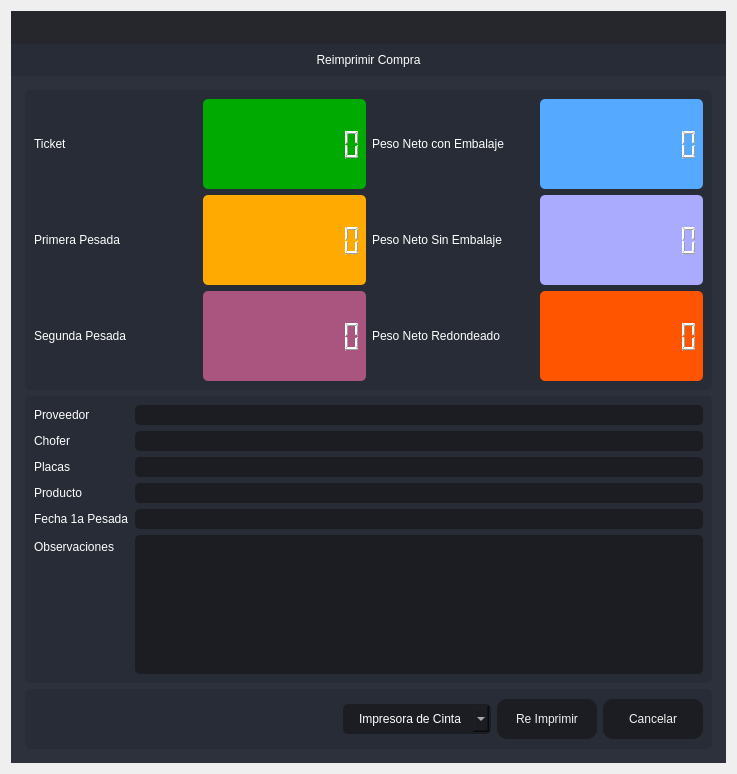
<?xml version="1.0" encoding="UTF-8"?>
<ui version="4.0">
 <class>Destare</class>
 <widget class="QDialog" name="Destare">
  <property name="windowModality">
   <enum>Qt::ApplicationModal</enum>
  </property>
  <property name="geometry">
   <rect>
    <x>0</x>
    <y>0</y>
    <width>737</width>
    <height>774</height>
   </rect>
  </property>
  <property name="minimumSize">
   <size>
    <width>737</width>
    <height>774</height>
   </size>
  </property>
  <property name="maximumSize">
   <size>
    <width>737</width>
    <height>774</height>
   </size>
  </property>
  <property name="windowTitle">
   <string> Reimpresión de Compra</string>
  </property>
  <property name="windowIcon">
   <iconset resource="files.qrc">
    <normaloff>:/16x16/icons/16x16/logo.png</normaloff>:/16x16/icons/16x16/logo.png</iconset>
  </property>
  <layout class="QVBoxLayout" name="verticalLayout_6">
   <item>
    <widget class="QFrame" name="frame_main">
     <property name="styleSheet">
      <string notr="true">/* LINE EDIT */
QLineEdit {
	background-color: rgb(27, 29, 35);
	border-radius: 5px;
	border: 2px solid rgb(27, 29, 35);
	padding-left: 10px;
}
QLineEdit:hover {
	border: 2px solid rgb(64, 71, 88);
}
QLineEdit:focus {
	border: 2px solid rgb(91, 101, 124);
}

/* SCROLL BARS */
QScrollBar:horizontal {
    border: none;
    background: rgb(52, 59, 72);
    height: 14px;
    margin: 0px 21px 0 21px;
	border-radius: 0px;
}
QScrollBar::handle:horizontal {
    background: rgb(85, 170, 255);
    min-width: 25px;
	border-radius: 7px
}
QScrollBar::add-line:horizontal {
    border: none;
    background: rgb(55, 63, 77);
    width: 20px;
	border-top-right-radius: 7px;
    border-bottom-right-radius: 7px;
    subcontrol-position: right;
    subcontrol-origin: margin;
}
QScrollBar::sub-line:horizontal {
    border: none;
    background: rgb(55, 63, 77);
    width: 20px;
	border-top-left-radius: 7px;
    border-bottom-left-radius: 7px;
    subcontrol-position: left;
    subcontrol-origin: margin;
}
QScrollBar::up-arrow:horizontal, QScrollBar::down-arrow:horizontal
{
     background: none;
}
QScrollBar::add-page:horizontal, QScrollBar::sub-page:horizontal
{
     background: none;
}
 QScrollBar:vertical {
	border: none;
    background: rgb(52, 59, 72);
    width: 14px;
    margin: 21px 0 21px 0;
	border-radius: 0px;
 }
 QScrollBar::handle:vertical {	
	background: rgb(85, 170, 255);
    min-height: 25px;
	border-radius: 7px
 }
 QScrollBar::add-line:vertical {
     border: none;
    background: rgb(55, 63, 77);
     height: 20px;
	border-bottom-left-radius: 7px;
    border-bottom-right-radius: 7px;
     subcontrol-position: bottom;
     subcontrol-origin: margin;
 }
 QScrollBar::sub-line:vertical {
	border: none;
    background: rgb(55, 63, 77);
     height: 20px;
	border-top-left-radius: 7px;
    border-top-right-radius: 7px;
     subcontrol-position: top;
     subcontrol-origin: margin;
 }
 QScrollBar::up-arrow:vertical, QScrollBar::down-arrow:vertical {
     background: none;
 }

 QScrollBar::add-page:vertical, QScrollBar::sub-page:vertical {
     background: none;
 }

/* CHECKBOX */
QCheckBox::indicator {
    border: 3px solid rgb(52, 59, 72);
	width: 15px;
	height: 15px;
	border-radius: 10px;
    background: rgb(44, 49, 60);
}
QCheckBox::indicator:hover {
    border: 3px solid rgb(58, 66, 81);
}
QCheckBox::indicator:checked {
    background: 3px solid rgb(52, 59, 72);
	border: 3px solid rgb(52, 59, 72);	
	background-image: url(:/16x16/icons/16x16/cil-check-alt.png);
}

/* RADIO BUTTON */
QRadioButton::indicator {
    border: 3px solid rgb(52, 59, 72);
	width: 15px;
	height: 15px;
	border-radius: 10px;
    background: rgb(44, 49, 60);
}
QRadioButton::indicator:hover {
    border: 3px solid rgb(58, 66, 81);
}
QRadioButton::indicator:checked {
    background: 3px solid rgb(94, 106, 130);
	border: 3px solid rgb(52, 59, 72);	
}

/* COMBOBOX */
QComboBox{
	background-color: rgb(27, 29, 35);
	border-radius: 5px;
	border: 2px solid rgb(27, 29, 35);
	padding: 5px;
	padding-left: 10px;
}
QComboBox:hover{
	border: 2px solid rgb(64, 71, 88);
}
QComboBox::drop-down {
	subcontrol-origin: padding;
	subcontrol-position: top right;
	width: 25px; 
	border-left-width: 3px;
	border-left-color: rgba(39, 44, 54, 150);
	border-left-style: solid;
	border-top-right-radius: 3px;
	border-bottom-right-radius: 3px;	
	background-image: url(:/16x16/icons/16x16/cil-arrow-bottom.png);
	background-position: center;
	background-repeat: no-reperat;
 }
QComboBox QAbstractItemView {
	color: rgb(85, 170, 255);	
	background-color: rgb(27, 29, 35);
	padding: 10px;
	selection-background-color: rgb(39, 44, 54);
}

/* SLIDERS */
QSlider::groove:horizontal {
    border-radius: 9px;
    height: 18px;
	margin: 0px;
	background-color: rgb(52, 59, 72);
}
QSlider::groove:horizontal:hover {
	background-color: rgb(55, 62, 76);
}
QSlider::handle:horizontal {
    background-color: rgb(85, 170, 255);
    border: none;
    height: 18px;
    width: 18px;
    margin: 0px;
	border-radius: 9px;
}
QSlider::handle:horizontal:hover {
    background-color: rgb(105, 180, 255);
}
QSlider::handle:horizontal:pressed {
    background-color: rgb(65, 130, 195);
}

QSlider::groove:vertical {
    border-radius: 9px;
    width: 18px;
    margin: 0px;
	background-color: rgb(52, 59, 72);
}
QSlider::groove:vertical:hover {
	background-color: rgb(55, 62, 76);
}
QSlider::handle:vertical {
    background-color: rgb(85, 170, 255);
	border: none;
    height: 18px;
    width: 18px;
    margin: 0px;
	border-radius: 9px;
}
QSlider::handle:vertical:hover {
    background-color: rgb(105, 180, 255);
}
QSlider::handle:vertical:pressed {
    background-color: rgb(65, 130, 195);
}

</string>
     </property>
     <property name="frameShape">
      <enum>QFrame::NoFrame</enum>
     </property>
     <property name="frameShadow">
      <enum>QFrame::Raised</enum>
     </property>
     <layout class="QVBoxLayout" name="verticalLayout">
      <property name="spacing">
       <number>0</number>
      </property>
      <property name="leftMargin">
       <number>0</number>
      </property>
      <property name="topMargin">
       <number>0</number>
      </property>
      <property name="rightMargin">
       <number>0</number>
      </property>
      <property name="bottomMargin">
       <number>0</number>
      </property>
      <item>
       <widget class="QFrame" name="frame_top">
        <property name="minimumSize">
         <size>
          <width>0</width>
          <height>65</height>
         </size>
        </property>
        <property name="maximumSize">
         <size>
          <width>16777215</width>
          <height>65</height>
         </size>
        </property>
        <property name="styleSheet">
         <string notr="true">background-color: transparent;</string>
        </property>
        <property name="frameShape">
         <enum>QFrame::NoFrame</enum>
        </property>
        <property name="frameShadow">
         <enum>QFrame::Raised</enum>
        </property>
        <layout class="QHBoxLayout" name="horizontalLayout_3">
         <property name="spacing">
          <number>0</number>
         </property>
         <property name="leftMargin">
          <number>0</number>
         </property>
         <property name="topMargin">
          <number>0</number>
         </property>
         <property name="rightMargin">
          <number>0</number>
         </property>
         <property name="bottomMargin">
          <number>0</number>
         </property>
         <item>
          <widget class="QFrame" name="frame_toggle">
           <property name="maximumSize">
            <size>
             <width>70</width>
             <height>16777215</height>
            </size>
           </property>
           <property name="styleSheet">
            <string notr="true">background-color: rgb(27, 29, 35);</string>
           </property>
           <property name="frameShape">
            <enum>QFrame::NoFrame</enum>
           </property>
           <property name="frameShadow">
            <enum>QFrame::Raised</enum>
           </property>
           <layout class="QVBoxLayout" name="verticalLayout_3">
            <property name="spacing">
             <number>0</number>
            </property>
            <property name="leftMargin">
             <number>0</number>
            </property>
            <property name="topMargin">
             <number>0</number>
            </property>
            <property name="rightMargin">
             <number>0</number>
            </property>
            <property name="bottomMargin">
             <number>0</number>
            </property>
           </layout>
          </widget>
         </item>
         <item>
          <widget class="QFrame" name="frame_top_right">
           <property name="styleSheet">
            <string notr="true">background: transparent;</string>
           </property>
           <property name="frameShape">
            <enum>QFrame::NoFrame</enum>
           </property>
           <property name="frameShadow">
            <enum>QFrame::Raised</enum>
           </property>
           <layout class="QVBoxLayout" name="verticalLayout_2">
            <property name="spacing">
             <number>0</number>
            </property>
            <property name="leftMargin">
             <number>0</number>
            </property>
            <property name="topMargin">
             <number>0</number>
            </property>
            <property name="rightMargin">
             <number>0</number>
            </property>
            <property name="bottomMargin">
             <number>0</number>
            </property>
            <item>
             <widget class="QFrame" name="frame_top_btns">
              <property name="maximumSize">
               <size>
                <width>16777215</width>
                <height>42</height>
               </size>
              </property>
              <property name="styleSheet">
               <string notr="true">background-color: rgba(27, 29, 35, 200)</string>
              </property>
              <property name="frameShape">
               <enum>QFrame::NoFrame</enum>
              </property>
              <property name="frameShadow">
               <enum>QFrame::Raised</enum>
              </property>
              <layout class="QHBoxLayout" name="horizontalLayout_4">
               <property name="spacing">
                <number>0</number>
               </property>
               <property name="leftMargin">
                <number>0</number>
               </property>
               <property name="topMargin">
                <number>0</number>
               </property>
               <property name="rightMargin">
                <number>0</number>
               </property>
               <property name="bottomMargin">
                <number>0</number>
               </property>
               <item>
                <widget class="QFrame" name="frame_label_top_btns">
                 <property name="sizePolicy">
                  <sizepolicy hsizetype="Expanding" vsizetype="Preferred">
                   <horstretch>0</horstretch>
                   <verstretch>0</verstretch>
                  </sizepolicy>
                 </property>
                 <property name="frameShape">
                  <enum>QFrame::NoFrame</enum>
                 </property>
                 <property name="frameShadow">
                  <enum>QFrame::Raised</enum>
                 </property>
                 <layout class="QHBoxLayout" name="horizontalLayout_10">
                  <property name="spacing">
                   <number>0</number>
                  </property>
                  <property name="leftMargin">
                   <number>5</number>
                  </property>
                  <property name="topMargin">
                   <number>0</number>
                  </property>
                  <property name="rightMargin">
                   <number>10</number>
                  </property>
                  <property name="bottomMargin">
                   <number>0</number>
                  </property>
                 </layout>
                </widget>
               </item>
               <item alignment="Qt::AlignRight">
                <widget class="QFrame" name="frame_btns_right">
                 <property name="sizePolicy">
                  <sizepolicy hsizetype="Expanding" vsizetype="Preferred">
                   <horstretch>0</horstretch>
                   <verstretch>0</verstretch>
                  </sizepolicy>
                 </property>
                 <property name="maximumSize">
                  <size>
                   <width>120</width>
                   <height>16777215</height>
                  </size>
                 </property>
                 <property name="frameShape">
                  <enum>QFrame::NoFrame</enum>
                 </property>
                 <property name="frameShadow">
                  <enum>QFrame::Raised</enum>
                 </property>
                 <layout class="QHBoxLayout" name="horizontalLayout_5">
                  <property name="spacing">
                   <number>0</number>
                  </property>
                  <property name="leftMargin">
                   <number>0</number>
                  </property>
                  <property name="topMargin">
                   <number>0</number>
                  </property>
                  <property name="rightMargin">
                   <number>0</number>
                  </property>
                  <property name="bottomMargin">
                   <number>0</number>
                  </property>
                 </layout>
                </widget>
               </item>
              </layout>
             </widget>
            </item>
            <item>
             <widget class="QFrame" name="frame_top_info">
              <property name="maximumSize">
               <size>
                <width>16777215</width>
                <height>65</height>
               </size>
              </property>
              <property name="styleSheet">
               <string notr="true">background-color: rgb(39, 44, 54);</string>
              </property>
              <property name="frameShape">
               <enum>QFrame::NoFrame</enum>
              </property>
              <property name="frameShadow">
               <enum>QFrame::Raised</enum>
              </property>
              <layout class="QHBoxLayout" name="horizontalLayout_8">
               <property name="spacing">
                <number>0</number>
               </property>
               <property name="leftMargin">
                <number>10</number>
               </property>
               <property name="topMargin">
                <number>0</number>
               </property>
               <property name="rightMargin">
                <number>10</number>
               </property>
               <property name="bottomMargin">
                <number>0</number>
               </property>
               <item>
                <widget class="QLabel" name="label">
                 <property name="styleSheet">
                  <string notr="true">font: 75 16pt &quot;MS Shell Dlg 2&quot;;
color: rgb(255, 255, 255);</string>
                 </property>
                 <property name="text">
                  <string>Reimprimir Compra</string>
                 </property>
                 <property name="alignment">
                  <set>Qt::AlignCenter</set>
                 </property>
                </widget>
               </item>
              </layout>
             </widget>
            </item>
           </layout>
          </widget>
         </item>
        </layout>
       </widget>
      </item>
      <item>
       <widget class="QFrame" name="frame_center">
        <property name="sizePolicy">
         <sizepolicy hsizetype="Expanding" vsizetype="Expanding">
          <horstretch>0</horstretch>
          <verstretch>0</verstretch>
         </sizepolicy>
        </property>
        <property name="styleSheet">
         <string notr="true">background-color: rgb(40, 44, 52);</string>
        </property>
        <property name="frameShape">
         <enum>QFrame::NoFrame</enum>
        </property>
        <property name="frameShadow">
         <enum>QFrame::Raised</enum>
        </property>
        <layout class="QHBoxLayout" name="horizontalLayout_2">
         <property name="spacing">
          <number>0</number>
         </property>
         <property name="leftMargin">
          <number>0</number>
         </property>
         <property name="topMargin">
          <number>0</number>
         </property>
         <property name="rightMargin">
          <number>0</number>
         </property>
         <property name="bottomMargin">
          <number>0</number>
         </property>
         <item>
          <widget class="QFrame" name="frame_content_right">
           <property name="styleSheet">
            <string notr="true">background-color: rgb(44, 49, 60);</string>
           </property>
           <property name="frameShape">
            <enum>QFrame::NoFrame</enum>
           </property>
           <property name="frameShadow">
            <enum>QFrame::Raised</enum>
           </property>
           <layout class="QVBoxLayout" name="verticalLayout_4">
            <property name="spacing">
             <number>0</number>
            </property>
            <property name="leftMargin">
             <number>0</number>
            </property>
            <property name="topMargin">
             <number>0</number>
            </property>
            <property name="rightMargin">
             <number>0</number>
            </property>
            <property name="bottomMargin">
             <number>0</number>
            </property>
            <item>
             <widget class="QFrame" name="frame_content">
              <property name="frameShape">
               <enum>QFrame::NoFrame</enum>
              </property>
              <property name="frameShadow">
               <enum>QFrame::Raised</enum>
              </property>
              <layout class="QVBoxLayout" name="verticalLayout_9">
               <property name="spacing">
                <number>0</number>
               </property>
               <property name="leftMargin">
                <number>5</number>
               </property>
               <property name="topMargin">
                <number>5</number>
               </property>
               <property name="rightMargin">
                <number>5</number>
               </property>
               <property name="bottomMargin">
                <number>5</number>
               </property>
               <item>
                <widget class="QStackedWidget" name="stackedWidget">
                 <property name="styleSheet">
                  <string notr="true">background: transparent;</string>
                 </property>
                 <property name="currentIndex">
                  <number>0</number>
                 </property>
                 <widget class="QWidget" name="page_home">
                  <layout class="QVBoxLayout" name="verticalLayout_10">
                   <item>
                    <widget class="QFrame" name="frame">
                     <property name="minimumSize">
                      <size>
                       <width>0</width>
                       <height>300</height>
                      </size>
                     </property>
                     <property name="maximumSize">
                      <size>
                       <width>16777215</width>
                       <height>300</height>
                      </size>
                     </property>
                     <property name="styleSheet">
                      <string notr="true">background-color: rgb(39, 44, 54);
border-radius: 5px;</string>
                     </property>
                     <property name="frameShape">
                      <enum>QFrame::StyledPanel</enum>
                     </property>
                     <property name="frameShadow">
                      <enum>QFrame::Raised</enum>
                     </property>
                     <layout class="QHBoxLayout" name="horizontalLayout_6">
                      <item>
                       <layout class="QGridLayout" name="gridLayout_2">
                        <item row="1" column="2">
                         <widget class="QLabel" name="label_5">
                          <property name="styleSheet">
                           <string notr="true">color: rgb(255, 255, 255);
font: 75 12pt &quot;MS Shell Dlg 2&quot;;</string>
                          </property>
                          <property name="text">
                           <string>Peso Neto Sin Embalaje</string>
                          </property>
                         </widget>
                        </item>
                        <item row="1" column="1">
                         <widget class="QLCDNumber" name="lcdNumber_3">
                          <property name="styleSheet">
                           <string notr="true">color: rgb(255, 255, 255);
background-color: rgb(255, 170, 0);</string>
                          </property>
                          <property name="digitCount">
                           <number>10</number>
                          </property>
                         </widget>
                        </item>
                        <item row="1" column="3">
                         <widget class="QLCDNumber" name="lcdNumber_4">
                          <property name="styleSheet">
                           <string notr="true">color: rgb(255, 255, 255);
background-color: rgb(170, 170, 255);</string>
                          </property>
                          <property name="digitCount">
                           <number>10</number>
                          </property>
                         </widget>
                        </item>
                        <item row="0" column="3">
                         <widget class="QLCDNumber" name="lcdNumber_1">
                          <property name="styleSheet">
                           <string notr="true">color: rgb(255, 255, 255);
background-color: rgb(85, 170, 255);</string>
                          </property>
                          <property name="digitCount">
                           <number>10</number>
                          </property>
                         </widget>
                        </item>
                        <item row="2" column="3">
                         <widget class="QLCDNumber" name="lcdNumber_6">
                          <property name="styleSheet">
                           <string notr="true">color: rgb(255, 255, 255);
background-color: rgb(255, 85, 0);</string>
                          </property>
                          <property name="digitCount">
                           <number>10</number>
                          </property>
                         </widget>
                        </item>
                        <item row="0" column="0">
                         <widget class="QLabel" name="label_2">
                          <property name="styleSheet">
                           <string notr="true">color: rgb(255, 255, 255);
font: 75 12pt &quot;MS Shell Dlg 2&quot;;</string>
                          </property>
                          <property name="text">
                           <string>Ticket</string>
                          </property>
                         </widget>
                        </item>
                        <item row="1" column="0">
                         <widget class="QLabel" name="label_4">
                          <property name="styleSheet">
                           <string notr="true">color: rgb(255, 255, 255);
font: 75 12pt &quot;MS Shell Dlg 2&quot;;</string>
                          </property>
                          <property name="text">
                           <string>Primera Pesada</string>
                          </property>
                         </widget>
                        </item>
                        <item row="0" column="1">
                         <widget class="QLCDNumber" name="lcdNumber_9">
                          <property name="styleSheet">
                           <string notr="true">color: rgb(255, 255, 255);
background-color: rgb(0, 170, 0);</string>
                          </property>
                          <property name="digitCount">
                           <number>10</number>
                          </property>
                         </widget>
                        </item>
                        <item row="2" column="0">
                         <widget class="QLabel" name="label_6">
                          <property name="styleSheet">
                           <string notr="true">color: rgb(255, 255, 255);
font: 75 12pt &quot;MS Shell Dlg 2&quot;;</string>
                          </property>
                          <property name="text">
                           <string>Segunda Pesada</string>
                          </property>
                         </widget>
                        </item>
                        <item row="0" column="2">
                         <widget class="QLabel" name="label_3">
                          <property name="styleSheet">
                           <string notr="true">color: rgb(255, 255, 255);
font: 75 12pt &quot;MS Shell Dlg 2&quot;;</string>
                          </property>
                          <property name="text">
                           <string>Peso Neto con Embalaje</string>
                          </property>
                         </widget>
                        </item>
                        <item row="2" column="2">
                         <widget class="QLabel" name="label_7">
                          <property name="styleSheet">
                           <string notr="true">color: rgb(255, 255, 255);
font: 75 12pt &quot;MS Shell Dlg 2&quot;;</string>
                          </property>
                          <property name="text">
                           <string>Peso Neto Redondeado</string>
                          </property>
                         </widget>
                        </item>
                        <item row="2" column="1">
                         <widget class="QLCDNumber" name="lcdNumber_7">
                          <property name="styleSheet">
                           <string notr="true">color: rgb(255, 255, 255);
background-color: rgb(170, 85, 127);</string>
                          </property>
                          <property name="digitCount">
                           <number>10</number>
                          </property>
                         </widget>
                        </item>
                       </layout>
                      </item>
                     </layout>
                    </widget>
                   </item>
                   <item>
                    <widget class="QFrame" name="frame_3">
                     <property name="minimumSize">
                      <size>
                       <width>0</width>
                       <height>160</height>
                      </size>
                     </property>
                     <property name="maximumSize">
                      <size>
                       <width>16777215</width>
                       <height>500</height>
                      </size>
                     </property>
                     <property name="styleSheet">
                      <string notr="true">background-color: rgb(39, 44, 54);
border-radius: 5px;</string>
                     </property>
                     <property name="frameShape">
                      <enum>QFrame::StyledPanel</enum>
                     </property>
                     <property name="frameShadow">
                      <enum>QFrame::Raised</enum>
                     </property>
                     <layout class="QVBoxLayout" name="verticalLayout_5">
                      <item>
                       <layout class="QFormLayout" name="formLayout">
                        <item row="0" column="0">
                         <widget class="QLabel" name="label_8">
                          <property name="styleSheet">
                           <string notr="true">color: rgb(255, 255, 255);
font: 75 12pt &quot;MS Shell Dlg 2&quot;;</string>
                          </property>
                          <property name="text">
                           <string>Proveedor</string>
                          </property>
                         </widget>
                        </item>
                        <item row="0" column="1">
                         <widget class="QLineEdit" name="Proveedor">
                          <property name="styleSheet">
                           <string notr="true">QLineEdit {
	background-color: rgb(27, 29, 35);
	border-radius: 5px;
	border: 2px solid rgb(27, 29, 35);
	padding-left: 10px;
	font: 75 12pt &quot;MS Shell Dlg 2&quot;;
	color: rgb(255, 255, 255);
}
QLineEdit:hover {
	border: 2px solid rgb(64, 71, 88);
}
QLineEdit:focus {
	border: 2px solid rgb(91, 101, 124);
}</string>
                          </property>
                          <property name="readOnly">
                           <bool>true</bool>
                          </property>
                         </widget>
                        </item>
                        <item row="1" column="0">
                         <widget class="QLabel" name="label_9">
                          <property name="styleSheet">
                           <string notr="true">color: rgb(255, 255, 255);
font: 75 12pt &quot;MS Shell Dlg 2&quot;;</string>
                          </property>
                          <property name="text">
                           <string>Chofer</string>
                          </property>
                         </widget>
                        </item>
                        <item row="1" column="1">
                         <widget class="QLineEdit" name="Operador">
                          <property name="styleSheet">
                           <string notr="true">QLineEdit {
	background-color: rgb(27, 29, 35);
	border-radius: 5px;
	border: 2px solid rgb(27, 29, 35);
	padding-left: 10px;
	font: 75 12pt &quot;MS Shell Dlg 2&quot;;
	color: rgb(255, 255, 255);
}
QLineEdit:hover {
	border: 2px solid rgb(64, 71, 88);
}
QLineEdit:focus {
	border: 2px solid rgb(91, 101, 124);
}</string>
                          </property>
                          <property name="readOnly">
                           <bool>true</bool>
                          </property>
                         </widget>
                        </item>
                        <item row="2" column="0">
                         <widget class="QLabel" name="label_10">
                          <property name="styleSheet">
                           <string notr="true">color: rgb(255, 255, 255);
font: 75 12pt &quot;MS Shell Dlg 2&quot;;</string>
                          </property>
                          <property name="text">
                           <string>Placas</string>
                          </property>
                         </widget>
                        </item>
                        <item row="2" column="1">
                         <widget class="QLineEdit" name="Placas">
                          <property name="styleSheet">
                           <string notr="true">QLineEdit {
	background-color: rgb(27, 29, 35);
	border-radius: 5px;
	border: 2px solid rgb(27, 29, 35);
	padding-left: 10px;
	font: 75 12pt &quot;MS Shell Dlg 2&quot;;
	color: rgb(255, 255, 255);
}
QLineEdit:hover {
	border: 2px solid rgb(64, 71, 88);
}
QLineEdit:focus {
	border: 2px solid rgb(91, 101, 124);
}</string>
                          </property>
                          <property name="readOnly">
                           <bool>true</bool>
                          </property>
                         </widget>
                        </item>
                        <item row="3" column="0">
                         <widget class="QLabel" name="label_11">
                          <property name="styleSheet">
                           <string notr="true">color: rgb(255, 255, 255);
font: 75 12pt &quot;MS Shell Dlg 2&quot;;</string>
                          </property>
                          <property name="text">
                           <string>Producto</string>
                          </property>
                         </widget>
                        </item>
                        <item row="3" column="1">
                         <widget class="QLineEdit" name="Producto">
                          <property name="styleSheet">
                           <string notr="true">QLineEdit {
	background-color: rgb(27, 29, 35);
	border-radius: 5px;
	border: 2px solid rgb(27, 29, 35);
	padding-left: 10px;
	font: 75 12pt &quot;MS Shell Dlg 2&quot;;
	color: rgb(255, 255, 255);
}
QLineEdit:hover {
	border: 2px solid rgb(64, 71, 88);
}
QLineEdit:focus {
	border: 2px solid rgb(91, 101, 124);
}</string>
                          </property>
                          <property name="readOnly">
                           <bool>true</bool>
                          </property>
                         </widget>
                        </item>
                        <item row="4" column="0">
                         <widget class="QLabel" name="label_12">
                          <property name="styleSheet">
                           <string notr="true">color: rgb(255, 255, 255);
font: 75 12pt &quot;MS Shell Dlg 2&quot;;</string>
                          </property>
                          <property name="text">
                           <string>Fecha 1a Pesada</string>
                          </property>
                         </widget>
                        </item>
                        <item row="4" column="1">
                         <widget class="QLineEdit" name="EFecha">
                          <property name="styleSheet">
                           <string notr="true">QLineEdit {
	background-color: rgb(27, 29, 35);
	border-radius: 5px;
	border: 2px solid rgb(27, 29, 35);
	padding-left: 10px;
	font: 75 12pt &quot;MS Shell Dlg 2&quot;;
	color: rgb(255, 255, 255);
}
QLineEdit:hover {
	border: 2px solid rgb(64, 71, 88);
}
QLineEdit:focus {
	border: 2px solid rgb(91, 101, 124);
}</string>
                          </property>
                          <property name="readOnly">
                           <bool>true</bool>
                          </property>
                         </widget>
                        </item>
                        <item row="5" column="0">
                         <widget class="QLabel" name="label_13">
                          <property name="styleSheet">
                           <string notr="true">color: rgb(255, 255, 255);
font: 75 12pt &quot;MS Shell Dlg 2&quot;;</string>
                          </property>
                          <property name="text">
                           <string>Observaciones</string>
                          </property>
                         </widget>
                        </item>
                        <item row="5" column="1">
                         <widget class="QPlainTextEdit" name="ObservacionesCompra">
                          <property name="styleSheet">
                           <string notr="true">QPlainTextEdit {
	background-color: rgb(27, 29, 35);
	border-radius: 5px;
	padding: 10px;
    color: rgb(255, 255, 255);
	font: 75 12pt &quot;MS Shell Dlg 2&quot;;
}
QPlainTextEdit:hover {
	border: 2px solid rgb(64, 71, 88);
}
QPlainTextEdit:focus {
	border: 2px solid rgb(91, 101, 124);
}</string>
                          </property>
                          <property name="readOnly">
                           <bool>true</bool>
                          </property>
                         </widget>
                        </item>
                       </layout>
                      </item>
                     </layout>
                    </widget>
                   </item>
                   <item>
                    <widget class="QFrame" name="frame_2">
                     <property name="minimumSize">
                      <size>
                       <width>0</width>
                       <height>60</height>
                      </size>
                     </property>
                     <property name="maximumSize">
                      <size>
                       <width>16777215</width>
                       <height>60</height>
                      </size>
                     </property>
                     <property name="styleSheet">
                      <string notr="true">background-color: rgb(39, 44, 54);
border-radius: 5px;</string>
                     </property>
                     <property name="frameShape">
                      <enum>QFrame::StyledPanel</enum>
                     </property>
                     <property name="frameShadow">
                      <enum>QFrame::Raised</enum>
                     </property>
                     <layout class="QHBoxLayout" name="horizontalLayout_9">
                      <item>
                       <layout class="QGridLayout" name="gridLayout">
                        <item row="0" column="2">
                         <widget class="QPushButton" name="btn_guardar">
                          <property name="minimumSize">
                           <size>
                            <width>100</width>
                            <height>40</height>
                           </size>
                          </property>
                          <property name="styleSheet">
                           <string notr="true">QPushButton {
	border-color: rgb(27, 29, 35);
	font: 75 10pt &quot;MS Shell Dlg 2&quot;;
	color: rgb(240, 240, 240);
	background-color: rgb(27, 29, 35);
	border: 0px solid;
	border-radius: 10px;	
}
QPushButton:hover {
	background-color:rgb(44, 49, 60);
	border-color: rgb(27, 29, 35);
	border: 2px solid;
}</string>
                          </property>
                          <property name="text">
                           <string>Re Imprimir</string>
                          </property>
                         </widget>
                        </item>
                        <item row="0" column="3">
                         <widget class="QPushButton" name="btnr">
                          <property name="minimumSize">
                           <size>
                            <width>100</width>
                            <height>40</height>
                           </size>
                          </property>
                          <property name="styleSheet">
                           <string notr="true">QPushButton {
	border-color: rgb(27, 29, 35);
	font: 75 10pt &quot;MS Shell Dlg 2&quot;;
	color: rgb(240, 240, 240);
	background-color: rgb(27, 29, 35);
	border: 0px solid;
	border-radius: 10px;	
}
QPushButton:hover {
	background-color:rgb(44, 49, 60);
	border-color: rgb(27, 29, 35);
	border: 2px solid;
}</string>
                          </property>
                          <property name="text">
                           <string>Cancelar</string>
                          </property>
                         </widget>
                        </item>
                        <item row="0" column="0">
                         <spacer name="horizontalSpacer">
                          <property name="orientation">
                           <enum>Qt::Horizontal</enum>
                          </property>
                          <property name="sizeHint" stdset="0">
                           <size>
                            <width>40</width>
                            <height>20</height>
                           </size>
                          </property>
                         </spacer>
                        </item>
                        <item row="0" column="1">
                         <widget class="QComboBox" name="comboBox_impresora">
                          <property name="styleSheet">
                           <string notr="true">QComboBox{
	background-color: rgb(27, 29, 35);
	border-radius: 5px;
	border: 2px solid rgb(27, 29, 35);
	padding: 5px;
	padding-left: 14px;
	color: rgb(255, 255, 255);
    font: 75 12pt &quot;MS Shell Dlg 2&quot;;
}
QComboBox:hover{
	border: 2px solid rgb(64, 71, 88);
}
QComboBox QAbstractItemView {
	color: rgb(85, 170, 255);	
	background-color: rgb(27, 29, 35);
	padding: 10px;
	selection-background-color: rgb(39, 44, 54);
}</string>
                          </property>
                          <item>
                           <property name="text">
                            <string>Impresora de Cinta</string>
                           </property>
                          </item>
                          <item>
                           <property name="text">
                            <string>Impresora Windows</string>
                           </property>
                          </item>
                         </widget>
                        </item>
                       </layout>
                      </item>
                     </layout>
                    </widget>
                   </item>
                  </layout>
                 </widget>
                </widget>
               </item>
              </layout>
             </widget>
            </item>
           </layout>
          </widget>
         </item>
        </layout>
       </widget>
      </item>
     </layout>
    </widget>
   </item>
  </layout>
 </widget>
 <resources>
  <include location="files.qrc"/>
 </resources>
 <connections/>
</ui>
